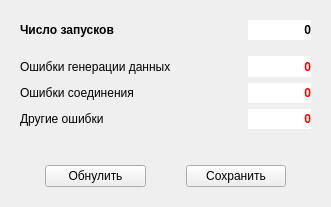
<?xml version="1.0" encoding="UTF-8"?>
<ui version="4.0">
 <class>FormVarTestErr</class>
 <widget class="QWidget" name="FormVarTestErr">
  <property name="geometry">
   <rect>
    <x>0</x>
    <y>0</y>
    <width>331</width>
    <height>207</height>
   </rect>
  </property>
  <property name="windowTitle">
   <string>Тест для отладки. Статистики.</string>
  </property>
  <property name="windowIcon">
   <iconset resource="../tgca/tgca.qrc">
    <normaloff>:/pictogram/spinner.png</normaloff>:/pictogram/spinner.png</iconset>
  </property>
  <layout class="QGridLayout" name="gridLayout" columnstretch="7,2">
   <property name="leftMargin">
    <number>20</number>
   </property>
   <property name="topMargin">
    <number>20</number>
   </property>
   <property name="rightMargin">
    <number>20</number>
   </property>
   <property name="bottomMargin">
    <number>0</number>
   </property>
   <item row="5" column="0">
    <widget class="QLabel" name="label_6">
     <property name="font">
      <font>
       <weight>50</weight>
       <bold>false</bold>
      </font>
     </property>
     <property name="text">
      <string>Другие ошибки</string>
     </property>
    </widget>
   </item>
   <item row="3" column="0">
    <widget class="QLabel" name="label_4">
     <property name="text">
      <string>Ошибки соединения</string>
     </property>
    </widget>
   </item>
   <item row="2" column="0">
    <widget class="QLabel" name="label_14">
     <property name="text">
      <string>Ошибки генерации данных</string>
     </property>
    </widget>
   </item>
   <item row="5" column="1">
    <widget class="QLabel" name="errOther">
     <property name="minimumSize">
      <size>
       <width>0</width>
       <height>20</height>
      </size>
     </property>
     <property name="font">
      <font>
       <weight>75</weight>
       <bold>true</bold>
      </font>
     </property>
     <property name="styleSheet">
      <string notr="true">color: rgb(255, 0, 0);
background-color: rgb(255, 255, 255);</string>
     </property>
     <property name="text">
      <string>0</string>
     </property>
     <property name="alignment">
      <set>Qt::AlignRight|Qt::AlignTrailing|Qt::AlignVCenter</set>
     </property>
    </widget>
   </item>
   <item row="2" column="1">
    <widget class="QLabel" name="errData">
     <property name="minimumSize">
      <size>
       <width>0</width>
       <height>20</height>
      </size>
     </property>
     <property name="font">
      <font>
       <weight>75</weight>
       <bold>true</bold>
      </font>
     </property>
     <property name="styleSheet">
      <string notr="true">color: rgb(255, 0, 0);
background-color: rgb(255, 255, 255);</string>
     </property>
     <property name="text">
      <string>0</string>
     </property>
     <property name="alignment">
      <set>Qt::AlignRight|Qt::AlignTrailing|Qt::AlignVCenter</set>
     </property>
    </widget>
   </item>
   <item row="1" column="0">
    <widget class="QLabel" name="labelSpace">
     <property name="maximumSize">
      <size>
       <width>16777215</width>
       <height>4</height>
      </size>
     </property>
     <property name="text">
      <string/>
     </property>
    </widget>
   </item>
   <item row="3" column="1">
    <widget class="QLabel" name="errConnect">
     <property name="minimumSize">
      <size>
       <width>0</width>
       <height>20</height>
      </size>
     </property>
     <property name="font">
      <font>
       <weight>75</weight>
       <bold>true</bold>
      </font>
     </property>
     <property name="styleSheet">
      <string notr="true">color: rgb(255, 0, 0);
background-color: rgb(255, 255, 255);</string>
     </property>
     <property name="text">
      <string>0</string>
     </property>
     <property name="alignment">
      <set>Qt::AlignRight|Qt::AlignTrailing|Qt::AlignVCenter</set>
     </property>
    </widget>
   </item>
   <item row="6" column="0" colspan="2">
    <layout class="QHBoxLayout" name="horizontalLayout">
     <property name="spacing">
      <number>40</number>
     </property>
     <property name="leftMargin">
      <number>25</number>
     </property>
     <property name="topMargin">
      <number>30</number>
     </property>
     <property name="rightMargin">
      <number>25</number>
     </property>
     <property name="bottomMargin">
      <number>20</number>
     </property>
     <item>
      <widget class="QPushButton" name="toZero">
       <property name="text">
        <string>Обнулить</string>
       </property>
      </widget>
     </item>
     <item>
      <widget class="QPushButton" name="save">
       <property name="text">
        <string>Сохранить</string>
       </property>
      </widget>
     </item>
    </layout>
   </item>
   <item row="0" column="0">
    <widget class="QLabel" name="label">
     <property name="font">
      <font>
       <weight>75</weight>
       <bold>true</bold>
      </font>
     </property>
     <property name="text">
      <string>Число запусков</string>
     </property>
    </widget>
   </item>
   <item row="0" column="1">
    <widget class="QLabel" name="totalIter">
     <property name="minimumSize">
      <size>
       <width>0</width>
       <height>20</height>
      </size>
     </property>
     <property name="font">
      <font>
       <weight>75</weight>
       <bold>true</bold>
      </font>
     </property>
     <property name="styleSheet">
      <string notr="true">background-color: rgb(255, 255, 255);</string>
     </property>
     <property name="text">
      <string>0</string>
     </property>
     <property name="alignment">
      <set>Qt::AlignRight|Qt::AlignTrailing|Qt::AlignVCenter</set>
     </property>
    </widget>
   </item>
  </layout>
 </widget>
 <resources>
  <include location="../tgca/tgca.qrc"/>
 </resources>
 <connections/>
</ui>
